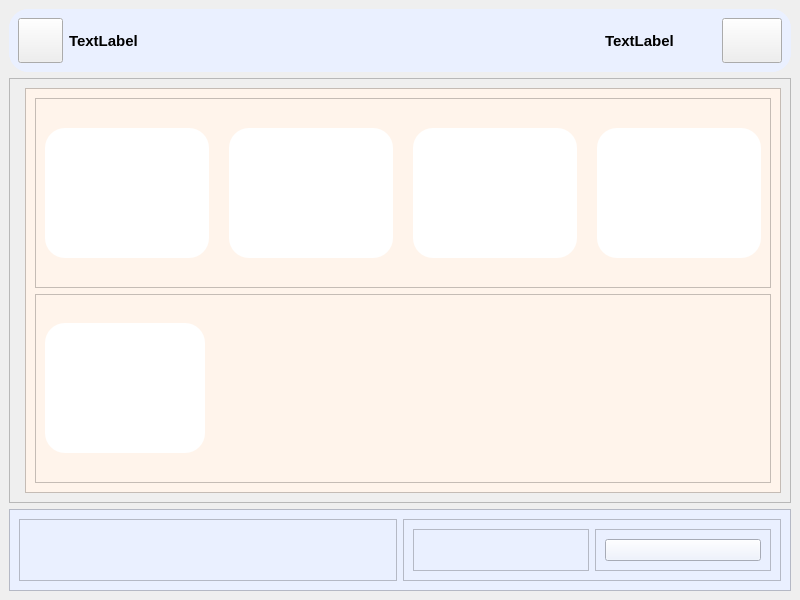
<?xml version="1.0" encoding="UTF-8"?>
<ui version="4.0">
 <class>MainWindow</class>
 <widget class="QMainWindow" name="MainWindow">
  <property name="geometry">
   <rect>
    <x>0</x>
    <y>0</y>
    <width>800</width>
    <height>600</height>
   </rect>
  </property>
  <property name="windowTitle">
   <string>MainWindow</string>
  </property>
  <widget class="QWidget" name="centralwidget">
   <layout class="QVBoxLayout" name="verticalLayout">
    <item>
     <widget class="QFrame" name="frame">
      <property name="styleSheet">
       <string notr="true">QFrame{
background-color: rgb(234, 240, 255);
border-radius:20px;
}</string>
      </property>
      <property name="frameShape">
       <enum>QFrame::StyledPanel</enum>
      </property>
      <property name="frameShadow">
       <enum>QFrame::Raised</enum>
      </property>
      <layout class="QHBoxLayout" name="horizontalLayout">
       <property name="spacing">
        <number>0</number>
       </property>
       <property name="leftMargin">
        <number>0</number>
       </property>
       <property name="topMargin">
        <number>0</number>
       </property>
       <property name="rightMargin">
        <number>0</number>
       </property>
       <property name="bottomMargin">
        <number>0</number>
       </property>
       <item alignment="Qt::AlignTop">
        <widget class="QFrame" name="frame_4">
         <property name="frameShape">
          <enum>QFrame::StyledPanel</enum>
         </property>
         <property name="frameShadow">
          <enum>QFrame::Raised</enum>
         </property>
         <layout class="QHBoxLayout" name="horizontalLayout_2">
          <property name="spacing">
           <number>0</number>
          </property>
          <property name="leftMargin">
           <number>0</number>
          </property>
          <property name="topMargin">
           <number>0</number>
          </property>
          <property name="rightMargin">
           <number>0</number>
          </property>
          <property name="bottomMargin">
           <number>0</number>
          </property>
          <item>
           <widget class="QFrame" name="frame_6">
            <property name="frameShape">
             <enum>QFrame::StyledPanel</enum>
            </property>
            <property name="frameShadow">
             <enum>QFrame::Raised</enum>
            </property>
            <layout class="QHBoxLayout" name="horizontalLayout_3">
             <item>
              <widget class="QPushButton" name="pushButton">
               <property name="minimumSize">
                <size>
                 <width>45</width>
                 <height>45</height>
                </size>
               </property>
               <property name="maximumSize">
                <size>
                 <width>30</width>
                 <height>16777215</height>
                </size>
               </property>
               <property name="styleSheet">
                <string notr="true">image: url(:/prefijoNuevo/imagenes/Imagen1.png);</string>
               </property>
               <property name="text">
                <string/>
               </property>
              </widget>
             </item>
             <item>
              <widget class="QLabel" name="label">
               <property name="font">
                <font>
                 <pointsize>11</pointsize>
                 <bold>true</bold>
                </font>
               </property>
               <property name="text">
                <string>TextLabel</string>
               </property>
              </widget>
             </item>
            </layout>
           </widget>
          </item>
          <item>
           <widget class="QFrame" name="frame_7">
            <property name="frameShape">
             <enum>QFrame::StyledPanel</enum>
            </property>
            <property name="frameShadow">
             <enum>QFrame::Raised</enum>
            </property>
           </widget>
          </item>
         </layout>
        </widget>
       </item>
       <item>
        <widget class="QFrame" name="frame_5">
         <property name="frameShape">
          <enum>QFrame::StyledPanel</enum>
         </property>
         <property name="frameShadow">
          <enum>QFrame::Raised</enum>
         </property>
         <layout class="QHBoxLayout" name="horizontalLayout_4">
          <property name="spacing">
           <number>0</number>
          </property>
          <property name="leftMargin">
           <number>0</number>
          </property>
          <property name="topMargin">
           <number>0</number>
          </property>
          <property name="rightMargin">
           <number>0</number>
          </property>
          <property name="bottomMargin">
           <number>0</number>
          </property>
          <item>
           <widget class="QFrame" name="frame_8">
            <property name="frameShape">
             <enum>QFrame::StyledPanel</enum>
            </property>
            <property name="frameShadow">
             <enum>QFrame::Raised</enum>
            </property>
           </widget>
          </item>
          <item>
           <widget class="QFrame" name="frame_9">
            <property name="frameShape">
             <enum>QFrame::StyledPanel</enum>
            </property>
            <property name="frameShadow">
             <enum>QFrame::Raised</enum>
            </property>
            <layout class="QHBoxLayout" name="horizontalLayout_5">
             <item>
              <widget class="QLabel" name="label_2">
               <property name="font">
                <font>
                 <pointsize>11</pointsize>
                 <bold>true</bold>
                </font>
               </property>
               <property name="text">
                <string>TextLabel</string>
               </property>
              </widget>
             </item>
             <item>
              <widget class="QPushButton" name="pushButton_2">
               <property name="minimumSize">
                <size>
                 <width>0</width>
                 <height>40</height>
                </size>
               </property>
               <property name="maximumSize">
                <size>
                 <width>60</width>
                 <height>60</height>
                </size>
               </property>
               <property name="styleSheet">
                <string notr="true">image: url(:/prefijoNuevo/imagenes/png-transparent-computer-icons-padlock-padlock-technic-computer-icons-symbol.png);</string>
               </property>
               <property name="text">
                <string/>
               </property>
              </widget>
             </item>
            </layout>
           </widget>
          </item>
         </layout>
        </widget>
       </item>
      </layout>
     </widget>
    </item>
    <item>
     <widget class="QFrame" name="frame_2">
      <property name="sizePolicy">
       <sizepolicy hsizetype="Preferred" vsizetype="Expanding">
        <horstretch>0</horstretch>
        <verstretch>0</verstretch>
       </sizepolicy>
      </property>
      <property name="frameShape">
       <enum>QFrame::StyledPanel</enum>
      </property>
      <property name="frameShadow">
       <enum>QFrame::Raised</enum>
      </property>
      <layout class="QHBoxLayout" name="horizontalLayout_9">
       <item>
        <widget class="QFrame" name="frame_14">
         <property name="maximumSize">
          <size>
           <width>0</width>
           <height>16777215</height>
          </size>
         </property>
         <property name="frameShape">
          <enum>QFrame::StyledPanel</enum>
         </property>
         <property name="frameShadow">
          <enum>QFrame::Raised</enum>
         </property>
        </widget>
       </item>
       <item>
        <widget class="QFrame" name="frame_15">
         <property name="styleSheet">
          <string notr="true">background-color: rgb(255, 244, 235);</string>
         </property>
         <property name="frameShape">
          <enum>QFrame::StyledPanel</enum>
         </property>
         <property name="frameShadow">
          <enum>QFrame::Raised</enum>
         </property>
         <layout class="QVBoxLayout" name="verticalLayout_2">
          <item>
           <widget class="QFrame" name="frame_16">
            <property name="styleSheet">
             <string notr="true">QPushButton{
	background-color: rgb(255, 255, 255);
border-radius: 20px;
}
QPushButton:hover{
	
	background-color: rgb(255, 133, 124);
border-radius: 20px;
}</string>
            </property>
            <property name="frameShape">
             <enum>QFrame::StyledPanel</enum>
            </property>
            <property name="frameShadow">
             <enum>QFrame::Raised</enum>
            </property>
            <layout class="QHBoxLayout" name="horizontalLayout_10">
             <property name="spacing">
              <number>20</number>
             </property>
             <item>
              <widget class="QPushButton" name="pushButton_4">
               <property name="minimumSize">
                <size>
                 <width>0</width>
                 <height>130</height>
                </size>
               </property>
               <property name="styleSheet">
                <string notr="true">image: url(:/prefijoNuevo/imagenes/descarga (1).png);</string>
               </property>
               <property name="text">
                <string/>
               </property>
              </widget>
             </item>
             <item>
              <widget class="QPushButton" name="pushButton_5">
               <property name="minimumSize">
                <size>
                 <width>0</width>
                 <height>130</height>
                </size>
               </property>
               <property name="styleSheet">
                <string notr="true">image: url(:/prefijoNuevo/imagenes/png-transparent-note-and-pencil-illustration-computer-icons-icon-design-symbol-registration-miscellaneous-angle-text-thumbnail.png);</string>
               </property>
               <property name="text">
                <string/>
               </property>
              </widget>
             </item>
             <item>
              <widget class="QPushButton" name="pushButton_6">
               <property name="minimumSize">
                <size>
                 <width>0</width>
                 <height>130</height>
                </size>
               </property>
               <property name="styleSheet">
                <string notr="true">image: url(:/prefijoNuevo/imagenes/descarga.png);</string>
               </property>
               <property name="text">
                <string/>
               </property>
              </widget>
             </item>
             <item>
              <widget class="QPushButton" name="pushButton_7">
               <property name="minimumSize">
                <size>
                 <width>0</width>
                 <height>130</height>
                </size>
               </property>
               <property name="styleSheet">
                <string notr="true">image: url(:/prefijoNuevo/imagenes/gratis-png-caja-registradora-iconos-iconos-dinero-punto-de-venta-pago-caja-registradora.png);</string>
               </property>
               <property name="text">
                <string/>
               </property>
              </widget>
             </item>
            </layout>
           </widget>
          </item>
          <item>
           <widget class="QFrame" name="frame_17">
            <property name="styleSheet">
             <string notr="true">QPushButton{
	background-color: rgb(255, 255, 255);
border-radius: 20px;
}
QPushButton:hover{
	
	background-color: rgb(255, 133, 124);
border-radius: 20px;
}</string>
            </property>
            <property name="frameShape">
             <enum>QFrame::StyledPanel</enum>
            </property>
            <property name="frameShadow">
             <enum>QFrame::Raised</enum>
            </property>
            <layout class="QHBoxLayout" name="horizontalLayout_11">
             <item>
              <widget class="QPushButton" name="pushButton_8">
               <property name="minimumSize">
                <size>
                 <width>160</width>
                 <height>130</height>
                </size>
               </property>
               <property name="styleSheet">
                <string notr="true">image: url(:/prefijoNuevo/imagenes/png-clipart-sales-management-computer-icons-business-business-text-service.png);</string>
               </property>
               <property name="text">
                <string/>
               </property>
              </widget>
             </item>
             <item>
              <spacer name="horizontalSpacer">
               <property name="orientation">
                <enum>Qt::Horizontal</enum>
               </property>
               <property name="sizeHint" stdset="0">
                <size>
                 <width>537</width>
                 <height>20</height>
                </size>
               </property>
              </spacer>
             </item>
            </layout>
           </widget>
          </item>
         </layout>
        </widget>
       </item>
      </layout>
     </widget>
    </item>
    <item>
     <widget class="QFrame" name="frame_3">
      <property name="styleSheet">
       <string notr="true">background-color: rgb(234, 240, 255);</string>
      </property>
      <property name="frameShape">
       <enum>QFrame::StyledPanel</enum>
      </property>
      <property name="frameShadow">
       <enum>QFrame::Raised</enum>
      </property>
      <layout class="QHBoxLayout" name="horizontalLayout_6">
       <item>
        <widget class="QFrame" name="frame_10">
         <property name="styleSheet">
          <string notr="true">background-color: rgb(234, 240, 255);</string>
         </property>
         <property name="frameShape">
          <enum>QFrame::StyledPanel</enum>
         </property>
         <property name="frameShadow">
          <enum>QFrame::Raised</enum>
         </property>
        </widget>
       </item>
       <item>
        <widget class="QFrame" name="frame_11">
         <property name="frameShape">
          <enum>QFrame::StyledPanel</enum>
         </property>
         <property name="frameShadow">
          <enum>QFrame::Raised</enum>
         </property>
         <layout class="QHBoxLayout" name="horizontalLayout_7">
          <item>
           <widget class="QFrame" name="frame_12">
            <property name="frameShape">
             <enum>QFrame::StyledPanel</enum>
            </property>
            <property name="frameShadow">
             <enum>QFrame::Raised</enum>
            </property>
           </widget>
          </item>
          <item>
           <widget class="QFrame" name="frame_13">
            <property name="frameShape">
             <enum>QFrame::StyledPanel</enum>
            </property>
            <property name="frameShadow">
             <enum>QFrame::Raised</enum>
            </property>
            <layout class="QHBoxLayout" name="horizontalLayout_8">
             <item>
              <widget class="QPushButton" name="pushButton_3">
               <property name="text">
                <string/>
               </property>
              </widget>
             </item>
            </layout>
           </widget>
          </item>
         </layout>
        </widget>
       </item>
      </layout>
     </widget>
    </item>
   </layout>
  </widget>
 </widget>
 <resources>
  <include location="venv/imagenes.qrc"/>
 </resources>
 <connections/>
</ui>
